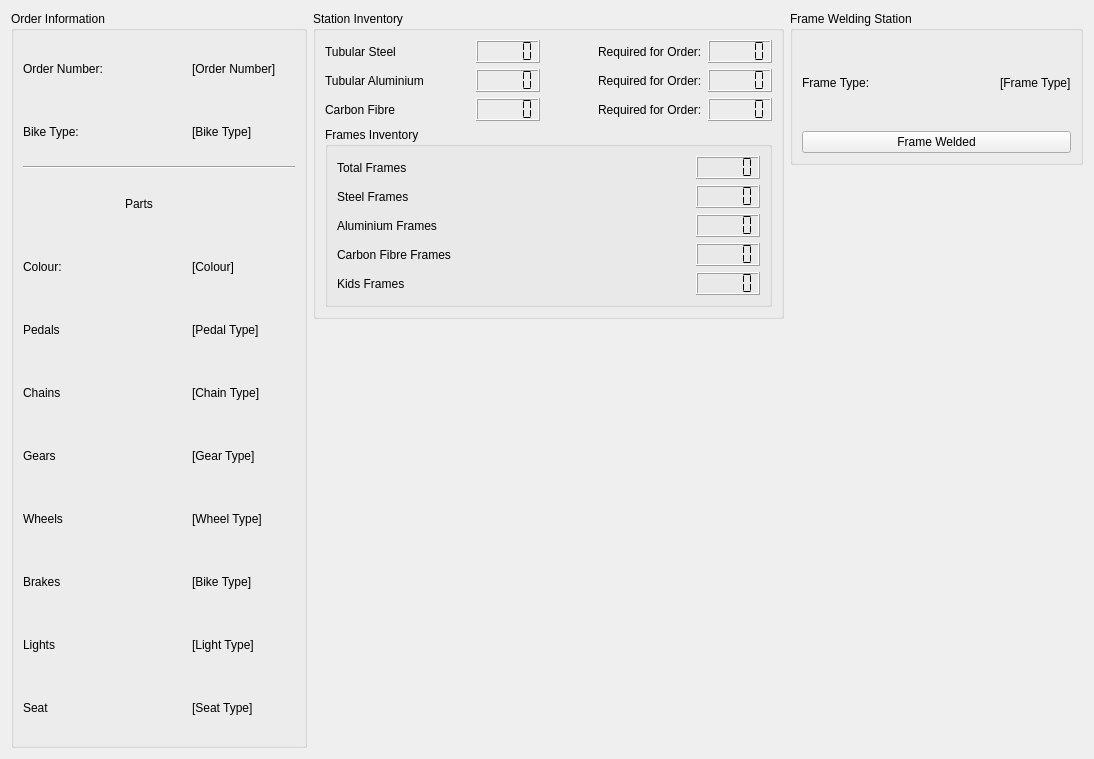
      <widget class="QWidget" name="FrameStation">
       <attribute name="title">
        <string>Frames</string>
       </attribute>
       <layout class="QGridLayout" name="gridLayout_16">
        <item row="0" column="0" rowspan="3">
         <widget class="QGroupBox" name="FrameStationOrderInformationBox">
          <property name="minimumSize">
           <size>
            <width>281</width>
            <height>385</height>
           </size>
          </property>
          <property name="title">
           <string>Order Information</string>
          </property>
          <property name="flat">
           <bool>false</bool>
          </property>
          <property name="checkable">
           <bool>false</bool>
          </property>
          <layout class="QGridLayout" name="gridLayout">
           <item row="11" column="2">
            <widget class="QLabel" name="FrameStation_Lights_Value">
             <property name="text">
              <string>[Light Type]</string>
             </property>
            </widget>
           </item>
           <item row="4" column="2">
            <widget class="QLabel" name="FrameStation_Colour_Value">
             <property name="text">
              <string>[Colour]</string>
             </property>
            </widget>
           </item>
           <item row="8" column="2">
            <widget class="QLabel" name="FrameStation_Gear_Value">
             <property name="text">
              <string>[Gear Type]</string>
             </property>
            </widget>
           </item>
           <item row="10" column="2">
            <widget class="QLabel" name="FrameStation_Brakes_Value">
             <property name="text">
              <string>[Bike Type]</string>
             </property>
            </widget>
           </item>
           <item row="12" column="0">
            <widget class="QLabel" name="FrameStation_Seat_Label">
             <property name="text">
              <string>Seat</string>
             </property>
            </widget>
           </item>
           <item row="7" column="0">
            <widget class="QLabel" name="FrameStation_Chain_Label">
             <property name="text">
              <string>Chains</string>
             </property>
            </widget>
           </item>
           <item row="4" column="1">
            <spacer name="horizontalSpacer_13">
             <property name="orientation">
              <enum>Qt::Orientation::Horizontal</enum>
             </property>
             <property name="sizeHint" stdset="0">
              <size>
               <width>61</width>
               <height>20</height>
              </size>
             </property>
            </spacer>
           </item>
           <item row="3" column="0">
            <spacer name="horizontalSpacer_22">
             <property name="orientation">
              <enum>Qt::Orientation::Horizontal</enum>
             </property>
             <property name="sizeHint" stdset="0">
              <size>
               <width>96</width>
               <height>20</height>
              </size>
             </property>
            </spacer>
           </item>
           <item row="7" column="1">
            <spacer name="horizontalSpacer_16">
             <property name="orientation">
              <enum>Qt::Orientation::Horizontal</enum>
             </property>
             <property name="sizeHint" stdset="0">
              <size>
               <width>40</width>
               <height>20</height>
              </size>
             </property>
            </spacer>
           </item>
           <item row="1" column="1">
            <spacer name="horizontalSpacer_8">
             <property name="orientation">
              <enum>Qt::Orientation::Horizontal</enum>
             </property>
             <property name="sizeHint" stdset="0">
              <size>
               <width>35</width>
               <height>20</height>
              </size>
             </property>
            </spacer>
           </item>
           <item row="5" column="0">
            <widget class="QLabel" name="FrameStation_Pedal_Label">
             <property name="text">
              <string>Pedals</string>
             </property>
            </widget>
           </item>
           <item row="5" column="1">
            <spacer name="horizontalSpacer_14">
             <property name="orientation">
              <enum>Qt::Orientation::Horizontal</enum>
             </property>
             <property name="sizeHint" stdset="0">
              <size>
               <width>61</width>
               <height>20</height>
              </size>
             </property>
            </spacer>
           </item>
           <item row="10" column="0">
            <widget class="QLabel" name="FrameStation_Brakes_Label">
             <property name="text">
              <string>Brakes</string>
             </property>
            </widget>
           </item>
           <item row="1" column="0">
            <widget class="QLabel" name="FrameStation_BikeType_Label">
             <property name="text">
              <string>Bike Type:</string>
             </property>
            </widget>
           </item>
           <item row="4" column="0">
            <widget class="QLabel" name="FrameStation_Colour_Label">
             <property name="text">
              <string>Colour:</string>
             </property>
            </widget>
           </item>
           <item row="1" column="2">
            <widget class="QLabel" name="FrameStation_Bike_Value">
             <property name="text">
              <string>[Bike Type]</string>
             </property>
            </widget>
           </item>
           <item row="11" column="1">
            <spacer name="horizontalSpacer_19">
             <property name="orientation">
              <enum>Qt::Orientation::Horizontal</enum>
             </property>
             <property name="sizeHint" stdset="0">
              <size>
               <width>61</width>
               <height>20</height>
              </size>
             </property>
            </spacer>
           </item>
           <item row="12" column="2">
            <widget class="QLabel" name="FrameStation_Seat_Value">
             <property name="text">
              <string>[Seat Type]</string>
             </property>
            </widget>
           </item>
           <item row="2" column="0" colspan="3">
            <widget class="Line" name="FrameStation_Divider">
             <property name="orientation">
              <enum>Qt::Orientation::Horizontal</enum>
             </property>
            </widget>
           </item>
           <item row="7" column="2">
            <widget class="QLabel" name="FrameStation_Chain_Value">
             <property name="text">
              <string>[Chain Type]</string>
             </property>
            </widget>
           </item>
           <item row="10" column="1">
            <spacer name="horizontalSpacer_18">
             <property name="orientation">
              <enum>Qt::Orientation::Horizontal</enum>
             </property>
             <property name="sizeHint" stdset="0">
              <size>
               <width>61</width>
               <height>20</height>
              </size>
             </property>
            </spacer>
           </item>
           <item row="0" column="1">
            <spacer name="horizontalSpacer_7">
             <property name="orientation">
              <enum>Qt::Orientation::Horizontal</enum>
             </property>
             <property name="sizeHint" stdset="0">
              <size>
               <width>35</width>
               <height>20</height>
              </size>
             </property>
            </spacer>
           </item>
           <item row="0" column="0">
            <widget class="QLabel" name="FrameStation_OrderNumber_Label">
             <property name="text">
              <string>Order Number:</string>
             </property>
            </widget>
           </item>
           <item row="8" column="0">
            <widget class="QLabel" name="FrameStation_Gears_Value">
             <property name="text">
              <string>Gears</string>
             </property>
            </widget>
           </item>
           <item row="11" column="0">
            <widget class="QLabel" name="FrameStation_Lights_Label">
             <property name="text">
              <string>Lights</string>
             </property>
            </widget>
           </item>
           <item row="12" column="1">
            <spacer name="horizontalSpacer_20">
             <property name="orientation">
              <enum>Qt::Orientation::Horizontal</enum>
             </property>
             <property name="sizeHint" stdset="0">
              <size>
               <width>40</width>
               <height>20</height>
              </size>
             </property>
            </spacer>
           </item>
           <item row="5" column="2">
            <widget class="QLabel" name="FrameStation_Pedal_Value">
             <property name="text">
              <string>[Pedal Type]</string>
             </property>
            </widget>
           </item>
           <item row="0" column="2">
            <widget class="QLabel" name="FrameStation_OrderNumber_Value">
             <property name="text">
              <string>[Order Number]</string>
             </property>
            </widget>
           </item>
           <item row="3" column="2">
            <spacer name="horizontalSpacer_21">
             <property name="orientation">
              <enum>Qt::Orientation::Horizontal</enum>
             </property>
             <property name="sizeHint" stdset="0">
              <size>
               <width>103</width>
               <height>20</height>
              </size>
             </property>
            </spacer>
           </item>
           <item row="8" column="1">
            <spacer name="horizontalSpacer_17">
             <property name="orientation">
              <enum>Qt::Orientation::Horizontal</enum>
             </property>
             <property name="sizeHint" stdset="0">
              <size>
               <width>61</width>
               <height>20</height>
              </size>
             </property>
            </spacer>
           </item>
           <item row="3" column="1">
            <widget class="QLabel" name="FrameStation_Parts_Label">
             <property name="text">
              <string>Parts</string>
             </property>
             <property name="scaledContents">
              <bool>false</bool>
             </property>
             <property name="wordWrap">
              <bool>false</bool>
             </property>
            </widget>
           </item>
           <item row="9" column="0">
            <widget class="QLabel" name="FrameStation_Wheels_Label">
             <property name="text">
              <string>Wheels</string>
             </property>
            </widget>
           </item>
           <item row="9" column="2">
            <widget class="QLabel" name="FrameStation_Wheel_Value">
             <property name="text">
              <string>[Wheel Type]</string>
             </property>
            </widget>
           </item>
           <item row="9" column="1">
            <spacer name="horizontalSpacer_15">
             <property name="orientation">
              <enum>Qt::Orientation::Horizontal</enum>
             </property>
             <property name="sizeHint" stdset="0">
              <size>
               <width>61</width>
               <height>20</height>
              </size>
             </property>
            </spacer>
           </item>
          </layout>
         </widget>
        </item>
        <item row="0" column="1" rowspan="2">
         <widget class="QGroupBox" name="FrameStationInventoryBox">
          <property name="title">
           <string>Station Inventory</string>
          </property>
          <layout class="QGridLayout" name="gridLayout_14">
           <item row="3" column="0">
            <widget class="QLabel" name="FrameStationInventoryCarbonLabel">
             <property name="text">
              <string>Carbon Fibre</string>
             </property>
            </widget>
           </item>
           <item row="3" column="5">
            <widget class="QLabel" name="FrameStationInventoryCarbonRequiredLabel">
             <property name="text">
              <string>Required for Order:</string>
             </property>
            </widget>
           </item>
           <item row="1" column="1">
            <spacer name="horizontalSpacer_280">
             <property name="orientation">
              <enum>Qt::Orientation::Horizontal</enum>
             </property>
             <property name="sizeHint" stdset="0">
              <size>
               <width>38</width>
               <height>20</height>
              </size>
             </property>
            </spacer>
           </item>
           <item row="0" column="5">
            <widget class="QLabel" name="FrameStationInventoryRequiredTubularSteelLabel">
             <property name="text">
              <string>Required for Order:</string>
             </property>
            </widget>
           </item>
           <item row="0" column="0">
            <widget class="QLabel" name="FrameStationInventoryTubularSteelLabel">
             <property name="text">
              <string>Tubular Steel</string>
             </property>
            </widget>
           </item>
           <item row="1" column="5">
            <widget class="QLabel" name="FrameStationInventoryTubularAluminiumRequiredLabel">
             <property name="text">
              <string>Required for Order:</string>
             </property>
            </widget>
           </item>
           <item row="0" column="6">
            <widget class="QLCDNumber" name="FrameStationInventoryRequiredTubularSteelCount">
             <property name="segmentStyle">
              <enum>QLCDNumber::SegmentStyle::Flat</enum>
             </property>
            </widget>
           </item>
           <item row="13" column="0" colspan="7">
            <widget class="QGroupBox" name="FrameStationFrameInventoryBox">
             <property name="title">
              <string>Frames Inventory</string>
             </property>
             <layout class="QGridLayout" name="gridLayout_55">
              <item row="2" column="1">
               <spacer name="horizontalSpacer_25">
                <property name="orientation">
                 <enum>Qt::Orientation::Horizontal</enum>
                </property>
                <property name="sizeHint" stdset="0">
                 <size>
                  <width>40</width>
                  <height>20</height>
                 </size>
                </property>
               </spacer>
              </item>
              <item row="2" column="0">
               <widget class="QLabel" name="FrameStationInventoryAluminiumFrameLabel">
                <property name="text">
                 <string>Aluminium Frames</string>
                </property>
               </widget>
              </item>
              <item row="0" column="0">
               <widget class="QLabel" name="FrameStationInventoryTotalFrameLabel">
                <property name="text">
                 <string>Total Frames</string>
                </property>
               </widget>
              </item>
              <item row="1" column="0">
               <widget class="QLabel" name="FrameStationInventorySteelFrameLabel">
                <property name="text">
                 <string>Steel Frames</string>
                </property>
               </widget>
              </item>
              <item row="1" column="1">
               <spacer name="horizontalSpacer_24">
                <property name="orientation">
                 <enum>Qt::Orientation::Horizontal</enum>
                </property>
                <property name="sizeHint" stdset="0">
                 <size>
                  <width>40</width>
                  <height>20</height>
                 </size>
                </property>
               </spacer>
              </item>
              <item row="2" column="2">
               <widget class="QLCDNumber" name="FrameStationInventoryAluminiumFrameCount">
                <property name="segmentStyle">
                 <enum>QLCDNumber::SegmentStyle::Flat</enum>
                </property>
               </widget>
              </item>
              <item row="6" column="1">
               <spacer name="horizontalSpacer_26">
                <property name="orientation">
                 <enum>Qt::Orientation::Horizontal</enum>
                </property>
                <property name="sizeHint" stdset="0">
                 <size>
                  <width>20</width>
                  <height>20</height>
                 </size>
                </property>
               </spacer>
              </item>
              <item row="1" column="2">
               <widget class="QLCDNumber" name="FrameStationInventorySteelFrameCount">
                <property name="segmentStyle">
                 <enum>QLCDNumber::SegmentStyle::Flat</enum>
                </property>
               </widget>
              </item>
              <item row="6" column="0">
               <widget class="QLabel" name="FrameStationInventoryKidsFrameLabel">
                <property name="text">
                 <string>Kids Frames</string>
                </property>
               </widget>
              </item>
              <item row="6" column="2">
               <widget class="QLCDNumber" name="FrameStationInventoryKidsFrameCount">
                <property name="segmentStyle">
                 <enum>QLCDNumber::SegmentStyle::Flat</enum>
                </property>
               </widget>
              </item>
              <item row="0" column="1">
               <spacer name="horizontalSpacer_23">
                <property name="orientation">
                 <enum>Qt::Orientation::Horizontal</enum>
                </property>
                <property name="sizeHint" stdset="0">
                 <size>
                  <width>37</width>
                  <height>20</height>
                 </size>
                </property>
               </spacer>
              </item>
              <item row="0" column="2">
               <widget class="QLCDNumber" name="FrameStationInventoryTotalFramesCount">
                <property name="segmentStyle">
                 <enum>QLCDNumber::SegmentStyle::Flat</enum>
                </property>
               </widget>
              </item>
              <item row="3" column="2">
               <widget class="QLCDNumber" name="FrameStationInventoryCarbonFrameCount">
                <property name="segmentStyle">
                 <enum>QLCDNumber::SegmentStyle::Flat</enum>
                </property>
               </widget>
              </item>
              <item row="3" column="1">
               <spacer name="horizontalSpacer_31">
                <property name="orientation">
                 <enum>Qt::Orientation::Horizontal</enum>
                </property>
                <property name="sizeHint" stdset="0">
                 <size>
                  <width>40</width>
                  <height>20</height>
                 </size>
                </property>
               </spacer>
              </item>
              <item row="3" column="0">
               <widget class="QLabel" name="FrameStationInventoryCarbonFrameLabel">
                <property name="text">
                 <string>Carbon Fibre Frames</string>
                </property>
               </widget>
              </item>
             </layout>
            </widget>
           </item>
           <item row="0" column="2">
            <widget class="QLCDNumber" name="FrameStationInventoryTubularSteelCount">
             <property name="segmentStyle">
              <enum>QLCDNumber::SegmentStyle::Flat</enum>
             </property>
            </widget>
           </item>
           <item row="0" column="1">
            <spacer name="horizontalSpacer_28">
             <property name="orientation">
              <enum>Qt::Orientation::Horizontal</enum>
             </property>
             <property name="sizeHint" stdset="0">
              <size>
               <width>40</width>
               <height>20</height>
              </size>
             </property>
            </spacer>
           </item>
           <item row="0" column="3">
            <spacer name="horizontalSpacer_45">
             <property name="orientation">
              <enum>Qt::Orientation::Horizontal</enum>
             </property>
             <property name="sizeHint" stdset="0">
              <size>
               <width>40</width>
               <height>20</height>
              </size>
             </property>
            </spacer>
           </item>
           <item row="1" column="0">
            <widget class="QLabel" name="FrameStationInventoryTubularAluminiumLabel">
             <property name="text">
              <string>Tubular Aluminium</string>
             </property>
            </widget>
           </item>
           <item row="3" column="6">
            <widget class="QLCDNumber" name="FrameStationInventoryCarbonRequiredCount">
             <property name="segmentStyle">
              <enum>QLCDNumber::SegmentStyle::Flat</enum>
             </property>
            </widget>
           </item>
           <item row="1" column="2">
            <widget class="QLCDNumber" name="FrameStationInventoryTubularAluminiumCount">
             <property name="segmentStyle">
              <enum>QLCDNumber::SegmentStyle::Flat</enum>
             </property>
            </widget>
           </item>
           <item row="1" column="6">
            <widget class="QLCDNumber" name="FrameStationInventoryTubularAluminiumRequiredCount">
             <property name="segmentStyle">
              <enum>QLCDNumber::SegmentStyle::Flat</enum>
             </property>
            </widget>
           </item>
           <item row="3" column="2">
            <widget class="QLCDNumber" name="FrameStationInventoryCarbonCount">
             <property name="segmentStyle">
              <enum>QLCDNumber::SegmentStyle::Flat</enum>
             </property>
            </widget>
           </item>
           <item row="3" column="1">
            <spacer name="horizontalSpacer_29">
             <property name="orientation">
              <enum>Qt::Orientation::Horizontal</enum>
             </property>
             <property name="sizeHint" stdset="0">
              <size>
               <width>40</width>
               <height>20</height>
              </size>
             </property>
            </spacer>
           </item>
           <item row="1" column="3">
            <spacer name="horizontalSpacer_30">
             <property name="orientation">
              <enum>Qt::Orientation::Horizontal</enum>
             </property>
             <property name="sizeHint" stdset="0">
              <size>
               <width>40</width>
               <height>20</height>
              </size>
             </property>
            </spacer>
           </item>
           <item row="3" column="3">
            <spacer name="horizontalSpacer_279">
             <property name="orientation">
              <enum>Qt::Orientation::Horizontal</enum>
             </property>
             <property name="sizeHint" stdset="0">
              <size>
               <width>38</width>
               <height>20</height>
              </size>
             </property>
            </spacer>
           </item>
          </layout>
         </widget>
        </item>
        <item row="0" column="2">
         <widget class="QGroupBox" name="FrameWeldingStation">
          <property name="title">
           <string>Frame Welding Station</string>
          </property>
          <layout class="QGridLayout" name="gridLayout_2">
           <item row="0" column="0">
            <widget class="QLabel" name="FrameWeldingStationLabel">
             <property name="text">
              <string>Frame Type:</string>
             </property>
            </widget>
           </item>
           <item row="0" column="1">
            <spacer name="horizontalSpacer_102">
             <property name="orientation">
              <enum>Qt::Orientation::Horizontal</enum>
             </property>
             <property name="sizeHint" stdset="0">
              <size>
               <width>118</width>
               <height>17</height>
              </size>
             </property>
            </spacer>
           </item>
           <item row="0" column="2">
            <widget class="QLabel" name="FrameWeldingStationType">
             <property name="text">
              <string>[Frame Type]</string>
             </property>
            </widget>
           </item>
           <item row="1" column="0" colspan="3">
            <widget class="QPushButton" name="FrameWeldingStationButton">
             <property name="text">
              <string>Frame Welded</string>
             </property>
            </widget>
           </item>
          </layout>
         </widget>
        </item>
        <item row="1" column="2" rowspan="2">
         <spacer name="verticalSpacer_6">
          <property name="orientation">
           <enum>Qt::Orientation::Vertical</enum>
          </property>
          <property name="sizeHint" stdset="0">
           <size>
            <width>20</width>
            <height>429</height>
           </size>
          </property>
         </spacer>
        </item>
        <item row="2" column="1">
         <spacer name="verticalSpacer_5">
          <property name="orientation">
           <enum>Qt::Orientation::Vertical</enum>
          </property>
          <property name="sizeHint" stdset="0">
           <size>
            <width>20</width>
            <height>429</height>
           </size>
          </property>
         </spacer>
        </item>
       </layout>
      </widget>
